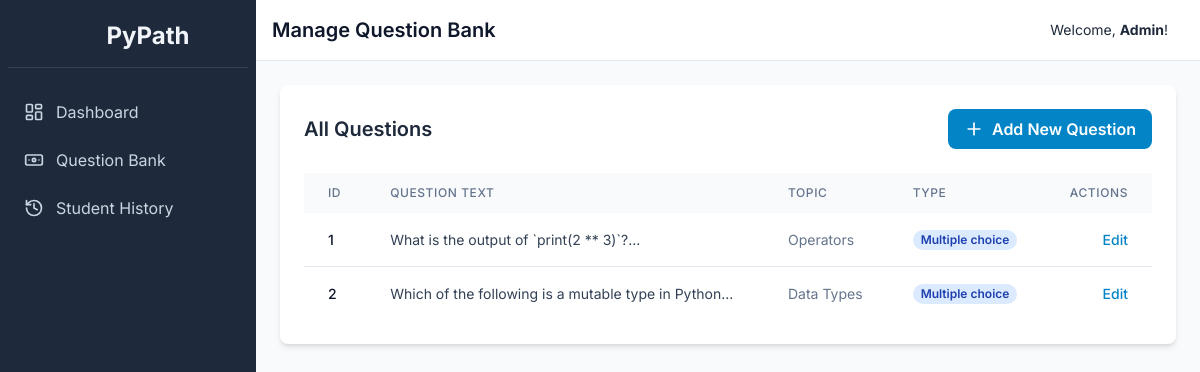
/admin/questions (signed in), run on an earlier commit of the app's database.
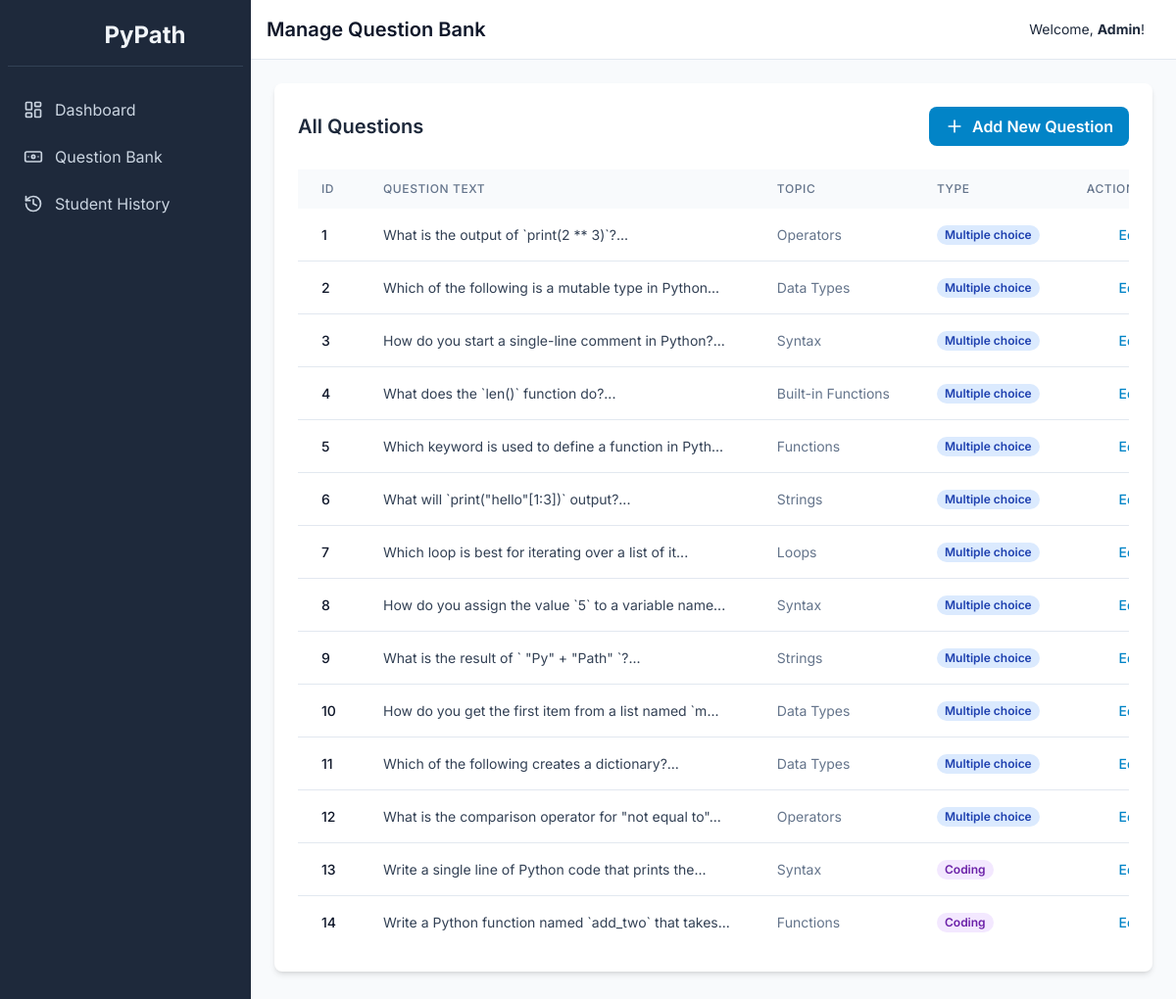
And on a later commit of the database.
### tables this page shows
CREATE TABLE questions (
    id INTEGER PRIMARY KEY AUTOINCREMENT,
    question_text TEXT NOT NULL,
    question_type TEXT NOT NULL DEFAULT 'multiple_choice',
    topic TEXT NOT NULL,
    option_a TEXT,
    option_b TEXT,
    option_c TEXT,
    option_d TEXT,
    correct_answer TEXT,
    correct_code_output TEXT
);

### app.py (the view)
@app.route('/admin/questions')
def admin_questions():
    if not is_admin(): return redirect(url_for('login'))
    conn = get_db_connection()
    questions = conn.execute('SELECT * FROM questions').fetchall()
    conn.close()
    return render_template('admin/questions.html', questions=questions)

### app.py (called while the page is built)
def get_db_connection():
    conn = sqlite3.connect('pypath.db', check_same_thread=False, detect_types=sqlite3.PARSE_DECLTYPES | sqlite3.PARSE_COLNAMES)
    conn.row_factory = sqlite3.Row
    return conn

def is_admin():
    return session.get('is_admin', False)

### templates/admin/questions.html (shortened to what this page needs)
{% extends "layout.html" %}
{% block header %}Manage Question Bank{% endblock %}
{% block content %}
<div class="bg-white p-6 rounded-lg shadow-md">
    <div class="flex justify-between items-center mb-6">
        <h2 class="text-xl font-semibold">All Questions</h2>
        <a href="{{ url_for('add_question') }}" class="bg-sky-600 text-white font-semibold py-2 px-4 rounded-lg hover:bg-sky-700 flex items-center">
            <i data-lucide="plus" class="w-5 h-5 mr-2"></i>
            Add New Question
        </a>
    </div>
    <div class="overflow-x-auto">
        <table class="min-w-full bg-white">
            <thead class="bg-slate-50">
                <tr>
                    <th class="px-6 py-3 text-left text-xs font-medium text-slate-500 uppercase tracking-wider">ID</th>
                    <th class="px-6 py-3 text-left text-xs font-medium text-slate-500 uppercase tracking-wider">Question Text</th>
                    <th class="px-6 py-3 text-left text-xs font-medium text-slate-500 uppercase tracking-wider">Topic</th>
                    <th class="px-6 py-3 text-left text-xs font-medium text-slate-500 uppercase tracking-wider">Type</th>
                    <th class="px-6 py-3 text-right text-xs font-medium text-slate-500 uppercase tracking-wider">Actions</th>
                </tr>
            </thead>
            <tbody class="divide-y divide-slate-200">
                {% for question in questions %}
                <tr>
                    <td class="px-6 py-4 whitespace-nowrap text-sm font-medium text-slate-900">{{ question.id }}</td>
                    <td class="px-6 py-4 whitespace-nowrap text-sm text-slate-700">{{ question.question_text[:50] }}...</td>
                    <td class="px-6 py-4 whitespace-nowrap text-sm text-slate-500">{{ question.topic }}</td>
                    <td class="px-6 py-4 whitespace-nowrap text-sm text-slate-500">
                        <span class="px-2 inline-flex text-xs leading-5 font-semibold rounded-full {{ 'bg-blue-100 text-blue-800' if question.question_type == 'multiple_choice' else 'bg-purple-100 text-purple-800' }}">
                            {{ question.question_type.replace('_', ' ') | capitalize }}
                        </span>
                    </td>
                    <td class="px-6 py-4 whitespace-nowrap text-right text-sm font-medium">
                        <a href="{{ url_for('edit_question', id=question.id) }}" class="text-sky-600 hover:text-sky-900">Edit</a>
                    </td>
                </tr>
                {% else %}
                <tr>
                    <td colspan="5" class="px-6 py-4 text-center text-slate-500">No questions found in the bank.</td>
                </tr>
                {% endfor %}
            </tbody>
        </table>
    </div>
</div>
{% endblock %}

### templates/layout.html (shortened to what this page needs)
<!DOCTYPE html>
<html lang="en">
<head>
    <script src="https://cdn.tailwindcss.com"></script>
</head>
<body class="bg-slate-50 text-slate-800">
    <div class="relative min-h-screen md:flex">
        <div id="sidebar" class="bg-slate-800 text-slate-100 w-64 space-y-6 py-7 px-2 absolute inset-y-0 left-0 transform -translate-x-full md:relative md:translate-x-0 transition duration-200 ease-in-out z-20">
            <div class="hidden md:flex items-center justify-center h-10 border-b border-slate-700 pb-6">
                <i data-lucide="codepen" class="h-8 w-8 text-sky-500"></i>
                <span class="text-2xl font-bold ml-2">PyPath</span>
            </div>
            <nav class="flex flex-col flex-grow h-full">
                <div class="flex-grow">
                    {% if session.is_admin %}
                    <a href="{{ url_for('dashboard') }}" class="flex items-center px-4 py-2 text-slate-300 rounded-lg hover:bg-slate-700 hover:text-white">
                        <i data-lucide="layout-dashboard" class="icon"></i><span class="ml-3">Dashboard</span>
                    </a>
                    <a href="{{ url_for('admin_questions') }}" class="flex items-center px-4 py-2 mt-2 text-slate-300 rounded-lg hover:bg-slate-700 hover:text-white">
                        <i data-lucide="banknote" class="icon"></i><span class="ml-3">Question Bank</span>
                    </a>
                    <a href="{{ url_for('student_history') }}" class="flex items-center px-4 py-2 mt-2 text-slate-300 rounded-lg hover:bg-slate-700 hover:text-white">
                        <i data-lucide="history" class="icon"></i><span class="ml-3">Student History</span>
                    </a>
                    {% endif %}
                </div>
            </nav>
        </div>
        <div class="flex-1 flex flex-col overflow-hidden">
            <header class="hidden md:flex justify-between items-center p-4 bg-white border-b border-slate-200">
                <h1 class="text-xl font-semibold text-slate-900">{% block header %}{% endblock %}</h1>
                <div class="flex items-center">
                    <span class="mr-4 text-sm">Welcome, <strong>{{ session.first_name or session.username }}</strong>!</span>
                </div>
            </header>
            <main class="flex-1 overflow-x-hidden overflow-y-auto bg-slate-50 p-6">
                {% block content %}{% endblock %}
            </main>
        </div>
    </div>
</body>
</html>

### templates/layout.html (style rules this page uses)
body { font-family: 'Inter', sans-serif; }
.icon { width: 20px; height: 20px; stroke-width: 2; }
#sidebar { transition: transform 0.3s ease-in-out; }

What changed in the data, as far as the page shows it:
added questions: id "3", question_text "How do you start a single-line comment in Python?", topic "Syntax", question_type.replace "Multiple choice"
added questions: id "4", question_text "What does the `len()` function do?", topic "Built-in Functions", question_type.replace "Multiple choice"
added questions: id "5", question_text "Which keyword is used to define a function in Pyth", topic "Functions", question_type.replace "Multiple choice"
added questions: id "6", question_text "What will `print(\"hello\"[1:3])` output?", topic "Strings", question_type.replace "Multiple choice"
added questions: id "7", question_text "Which loop is best for iterating over a list of it", topic "Loops", question_type.replace "Multiple choice"
added questions: id "8", question_text "How do you assign the value `5` to a variable name", topic "Syntax", question_type.replace "Multiple choice"
added questions: id "9", question_text "What is the result of ` \"Py\" + \"Path\" `?", topic "Strings", question_type.replace "Multiple choice"
added questions: id "10", question_text "How do you get the first item from a list named `m", topic "Data Types", question_type.replace "Multiple choice"
added questions: id "11", question_text "Which of the following creates a dictionary?", topic "Data Types", question_type.replace "Multiple choice"
added questions: id "12", question_text "What is the comparison operator for \"not equal to\"", topic "Operators", question_type.replace "Multiple choice"
added questions: id "13", question_text "Write a single line of Python code that prints the", topic "Syntax", question_type.replace "Coding"
added questions: id "14", question_text "Write a Python function named `add_two` that takes", topic "Functions", question_type.replace "Coding"
